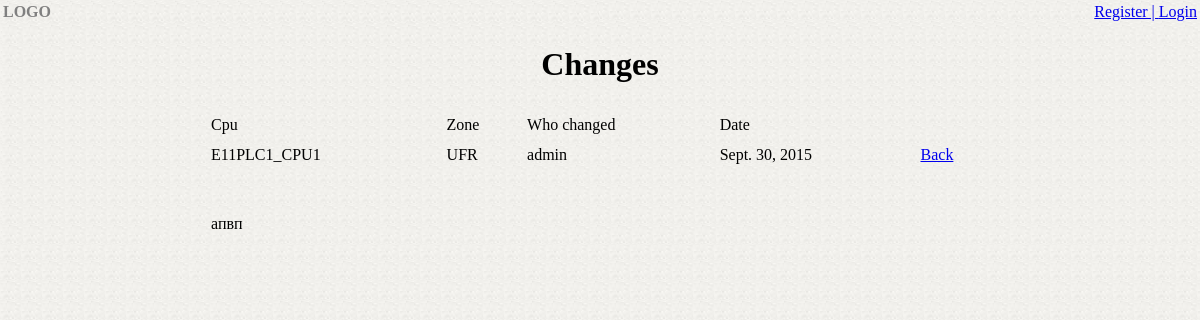
The app's page /journal/10/ with its own data.
### japp/models.py (models this page shows, shortened)
class Pda(models.Model):
    cpu=models.ForeignKey(Cpu)
    text=models.TextField(max_length=300)
    date=models.DateTimeField(auto_now=True)
    user = models.ForeignKey(User,)

class Cpu(models.Model):
    name=models.CharField(max_length=75)
    ip=models.CharField(max_length=16)
    zone=models.CharField(max_length=75)

### japp/views.py (the view)
# urls.py: url(r'^(?P<pk>[0-9]+)/$', PdaChangesDetailView.as_view(), name='detail'),
class PdaChangesDetailView(DetailView):
    model = Pda
    template_name = ('japp/detail.html')

### japp/templates/japp/detail.html (shortened to what this page needs)
{% extends 'japp/base.html' %}
{% block content_block %}
       <tbody>
           <tr>
             <td>{{ pda.cpu.name|upper }}</td>
             <td>{{ pda.cpu.zone|upper }}</td>
             <td>{{pda.user}}</td>
             <td>{{pda.date|date}}</td>
             <td><a href="{% url 'japp:index' %}"> Back </a></td>
           </tr>
           <tr>
               <td colspan="5" class="text" >
                   {{ pda.text }}
               </td>
           </tr>
  </table>
{% endblock %}

### japp/static/japp/style.css (style rules this page uses)
html, body { background: white url("images/bg.PNG") repeat; margin:0px; padding:0px; }
td.text { padding-top: 40px; }

### records on screen
Pda: cpu.name "E11PLC1_CPU1", cpu.zone "UFR", user "admin", date "Sept. 30, 2015", text "апвп"
